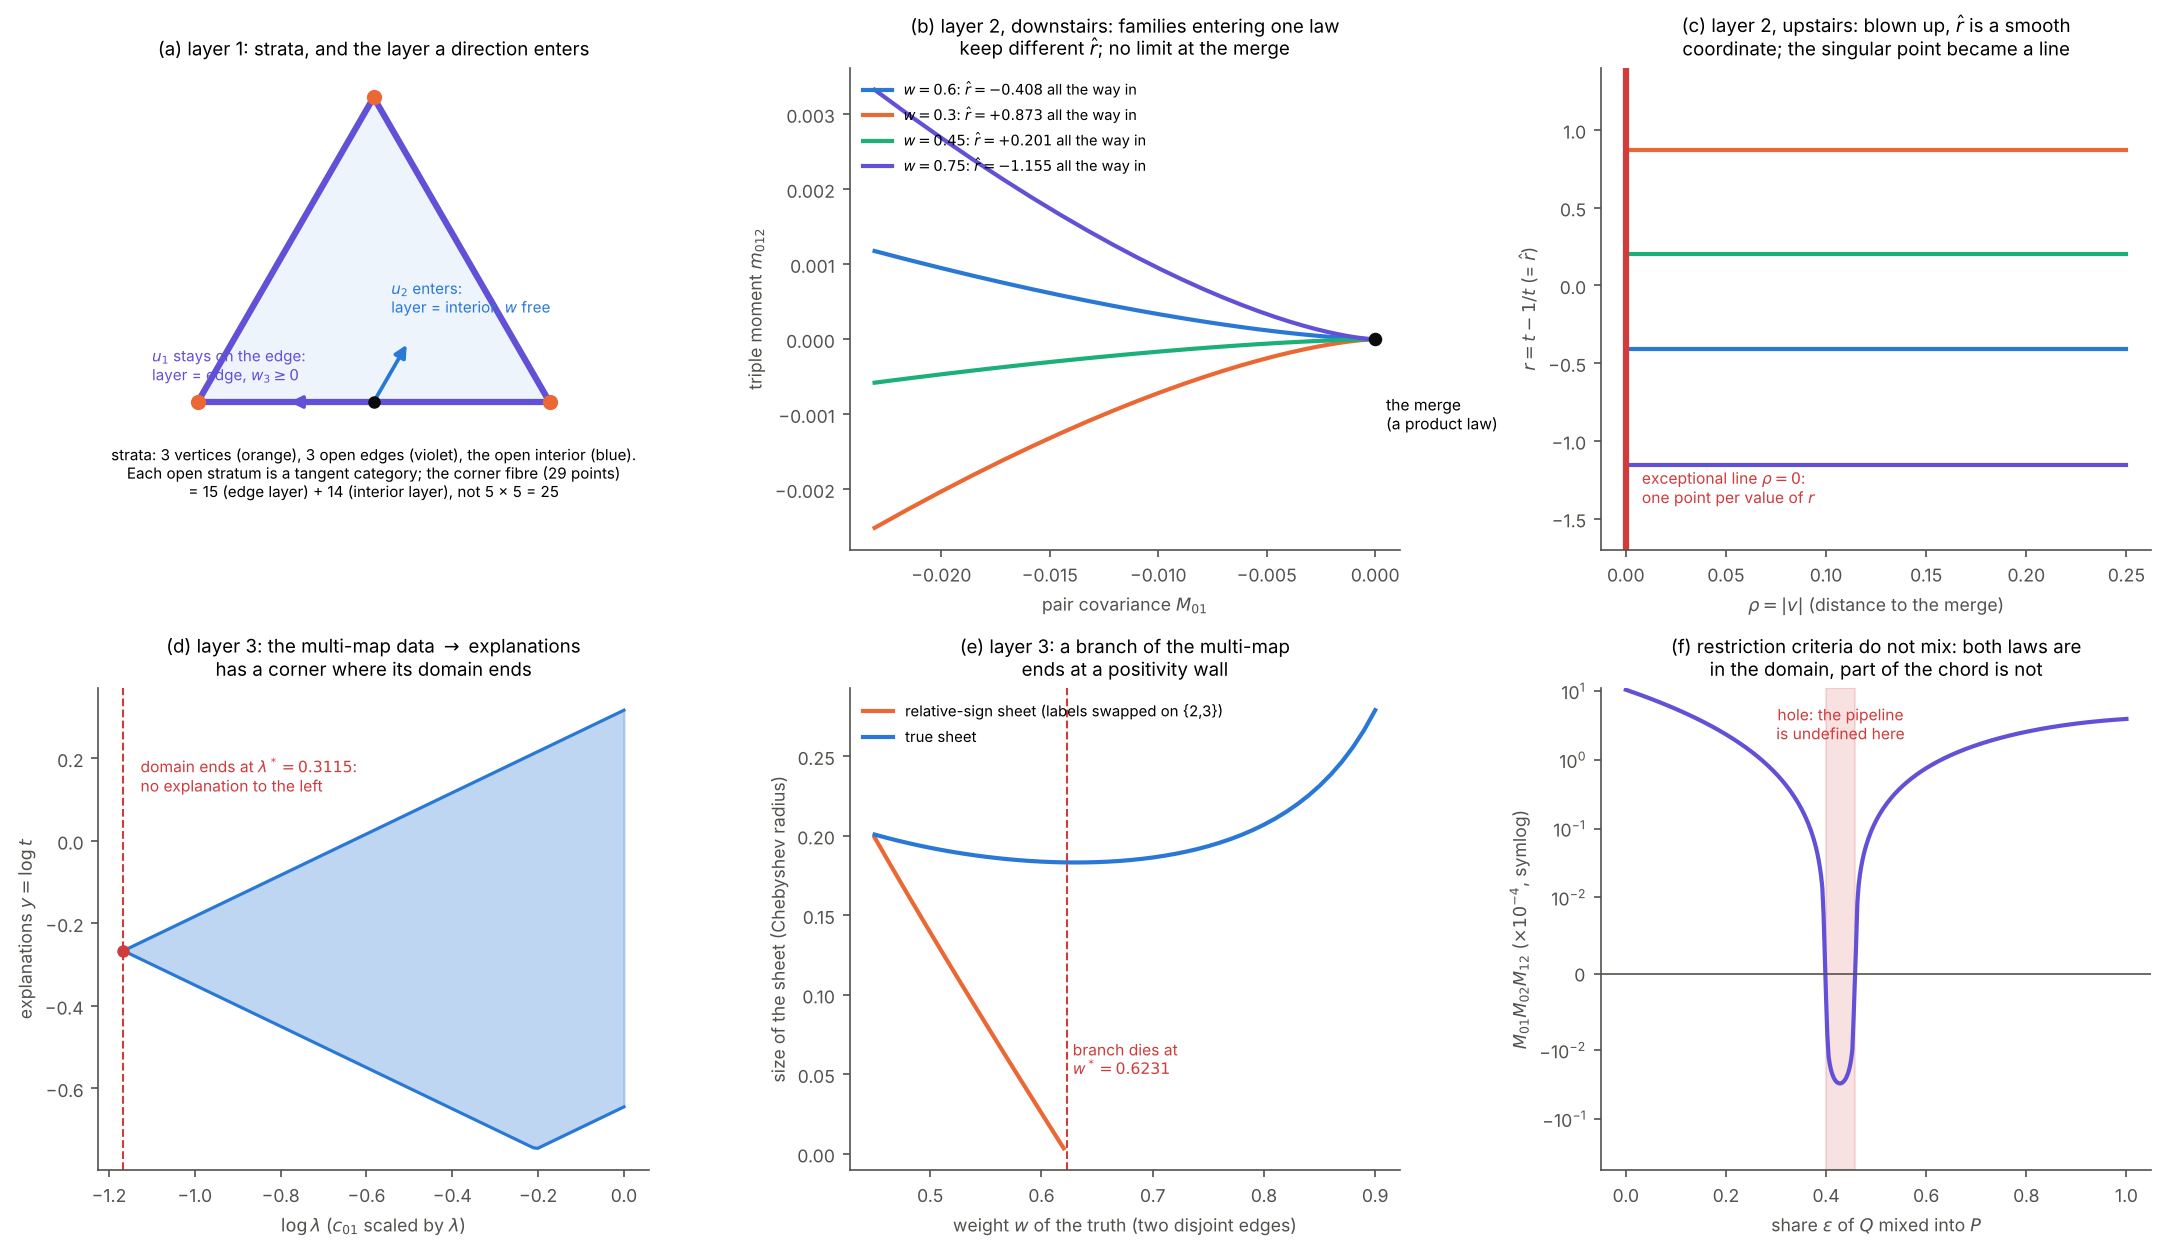

Reproduce this figure in Python.
"""Figure for the section "Layers" of "A tangent structure for injected data": a picture for each layer.
(a) strata of Delta_3 and the layer a direction enters; (b) the merge downstairs: families entering one product law keep different rhat;
(c) the same upstairs, after blowing up: rhat is the coordinate r on the exceptional line; (d) the triangle's explanation segment
against log lam: a corner where the multi-map's domain ends; (e) a branch ending at a positivity wall; (f) the pipeline's domain along a
mixing chord: a hole."""
import json, os, sys
import numpy as np
import matplotlib
matplotlib.use("Agg")
import matplotlib.pyplot as plt
from matplotlib.patches import Polygon, FancyArrowPatch
HERE = os.path.dirname(os.path.abspath(__file__)); ENG = os.path.join(HERE, "..", "engine"); sys.path.insert(0, ENG)
from pce import layers as LY, injection as IJ
D = json.load(open(os.path.join(ENG, "..", "lab", "layers.json")))
BLUE, ORANGE, VIOLET, AQUA, GREY, CRIT = "#2a78d6", "#eb6834", "#6250d6", "#1baf7a", "#8c8c8c", "#d03b3b"; INK, INK2 = "#0b0b0b", "#52514e"
plt.rcParams.update({"font.size": 8.5, "axes.edgecolor": INK2, "axes.labelcolor": INK2, "xtick.color": INK2, "ytick.color": INK2, "axes.spines.top": False, "axes.spines.right": False})
V3 = np.array([[0, 0], [1, 0], [0.5, np.sqrt(3) / 2]]); bary = lambda p: np.asarray(p) @ V3
fig, ax = plt.subplots(2, 3, figsize=(14.5, 8.4))
# (a)
a = ax[0, 0]; a.set_aspect("equal"); a.axis("off"); a.add_patch(Polygon(V3, closed=True, fc="#eef4fc", ec="none"))
for i, j in ((0, 1), (1, 2), (0, 2)): a.plot(*np.array([V3[i], V3[j]]).T, color=VIOLET, lw=3)
a.scatter(*V3.T, color=ORANGE, s=40, zorder=5)
x = np.array([.5, .5, 0]); p = bary(x); a.scatter(*p, color=INK, s=25, zorder=6)
for u, col, lab in ((np.array([.25, -.25, 0]), VIOLET, "$u_1$ stays on the edge:\nlayer = edge, $w_3\\geq0$"), (np.array([-.2, 0, .2]), BLUE, "$u_2$ enters:\nlayer = interior, $w$ free")):
    a.add_patch(FancyArrowPatch(p, bary(x + u), arrowstyle="-|>", mutation_scale=12, color=col, lw=1.8))
    a.text(*(bary(x + u) + (np.array([-0.38, 0.06]) if col == VIOLET else np.array([-0.05, 0.08]))), lab, fontsize=7.3, color=col)
a.text(0.5, -0.27, "strata: 3 vertices (orange), 3 open edges (violet), the open interior (blue).\nEach open stratum is a tangent category; the corner fibre (29 points)\n= 15 (edge layer) + 14 (interior layer), not 5 x 5 = 25", ha="center", fontsize=7.3)
a.set_xlim(-0.1, 1.1); a.set_ylim(-0.42, 0.95); a.set_title("(a) layer 1: strata, and the layer a direction enters", fontsize=9)
# (b)
a = ax[0, 1]; mer = D["merge"]; th = np.array([0.6, -0.5, 0.45]); th /= np.linalg.norm(th)
from pce.lab import law, moments
mu = np.array([.32, .26, .28])
for wv, col in ((0.6, BLUE), (0.3, ORANGE), (0.45, AQUA), (0.75, VIOLET)):
    t = np.sqrt((1 - wv) / wv); pts = []
    for rho in np.linspace(0.25, 0.0, 30):
        P = law(wv, mu + rho * th * t, mu - rho * th / t); _, M, mS = moments(P); pts.append((M[0, 1], mS((0, 1, 2))))
    pts = np.array(pts); a.plot(pts[:, 0], pts[:, 1], color=col, lw=2, label=f"$w={wv}$: $\\hat r={t - 1 / t:+.3f}$ all the way in")
a.scatter([0], [0], color=INK, s=30, zorder=5); a.text(0.0005, -0.0012, "the merge\n(a product law)", fontsize=7.5)
a.set_xlabel("pair covariance $M_{01}$"); a.set_ylabel("triple moment $m_{012}$"); a.legend(frameon=False, fontsize=7, loc="upper left")
a.set_title("(b) layer 2, downstairs: families entering one law\nkeep different $\\hat r$; no limit at the merge", fontsize=9)
# (c)
a = ax[0, 2]
for wv, col in ((0.6, BLUE), (0.3, ORANGE), (0.45, AQUA), (0.75, VIOLET)):
    t = np.sqrt((1 - wv) / wv); a.plot([0, 0.25], [t - 1 / t] * 2, color=col, lw=2)
a.axvline(0, color=CRIT, lw=3); a.text(0.008, -1.4, "exceptional line $\\rho=0$:\none point per value of $r$", color=CRIT, fontsize=7.5)
a.set_xlabel("$\\rho=|v|$ (distance to the merge)"); a.set_ylabel("$r=t-1/t$ (= $\\hat r$)"); a.set_ylim(-1.7, 1.4)
a.set_title("(c) layer 2, upstairs: blown up, $\\hat r$ is a smooth\ncoordinate; the singular point became a line", fontsize=9)
# (d)
a = ax[1, 0]; f = np.array(D["fold"]["curve"]); ll = np.log(f[:, 0])
a.fill_between(ll, f[:, 1], f[:, 2], color=BLUE, alpha=0.3); a.plot(ll, f[:, 1], color=BLUE, lw=1.5); a.plot(ll, f[:, 2], color=BLUE, lw=1.5)
ls = np.log(D["fold"]["lam_star"]); a.axvline(ls, color=CRIT, lw=1, ls="--"); a.scatter([ls], [D["fold"]["y_star"]], color=CRIT, zorder=5, s=25)
a.text(ls + 0.04, 0.12, f"domain ends at $\\lambda^*={D['fold']['lam_star']:.4f}$:\nno explanation to the left", color=CRIT, fontsize=7.5, ha="left")
a.set_xlabel("$\\log\\lambda$ ($c_{01}$ scaled by $\\lambda$)"); a.set_ylabel("explanations $y=\\log t$")
a.set_title("(d) layer 3: the multi-map data $\\to$ explanations\nhas a corner where its domain ends", fontsize=9)
# (e)
a = ax[1, 1]; br = D["branch"]; wv = np.array(br["w"])
rr = np.array(br["radius_rel"]); a.plot(wv, np.where(rr > -0.5, rr, np.nan), color=ORANGE, lw=2, label="relative-sign sheet (labels swapped on {2,3})")
a.plot(wv, br["radius_true"], color=BLUE, lw=2, label="true sheet"); a.axvline(br["w_star"], color=CRIT, lw=1, ls="--")
a.text(br["w_star"] + 0.005, 0.05, f"branch dies at\n$w^*={br['w_star']:.4f}$", color=CRIT, fontsize=7.5)
a.set_xlabel("weight $w$ of the truth (two disjoint edges)"); a.set_ylabel("size of the sheet (Chebyshev radius)"); a.legend(frameon=False, fontsize=7.2, loc="upper left")
a.set_title("(e) layer 3: a branch of the multi-map\nends at a positivity wall", fontsize=9)
# (f)
a = ax[1, 2]; h = D["hole"]; P, Q = np.array(h["P"]), np.array(h["Q"]); es = np.linspace(0, 1, 401)
d = np.array([LY.pipeline_domain(IJ.as_law((1 - e) * P + e * Q, 3)) for e in es])
a.plot(es, d * 1e4, color=VIOLET, lw=2); a.axhline(0, color=INK2, lw=0.8); a.set_yscale("symlog", linthresh=0.01); a.axvspan(h["shares"][0], h["shares"][1], color=CRIT, alpha=0.15)
a.text(np.mean(h["shares"]), 2.0, "hole: the pipeline\nis undefined here", ha="center", color=CRIT, fontsize=7.5)
a.set_xlabel("share $\\varepsilon$ of $Q$ mixed into $P$"); a.set_ylabel("$M_{01}M_{02}M_{12}$ ($\\times10^{-4}$, symlog)")
a.set_title("(f) restriction criteria do not mix: both laws are\nin the domain, part of the chord is not", fontsize=9)
plt.tight_layout(); fig.savefig(os.path.join(HERE, "fig_layers.pdf"), bbox_inches="tight"); fig.savefig(os.path.join(HERE, "fig_layers.png"), dpi=150, bbox_inches="tight"); print("ok")
